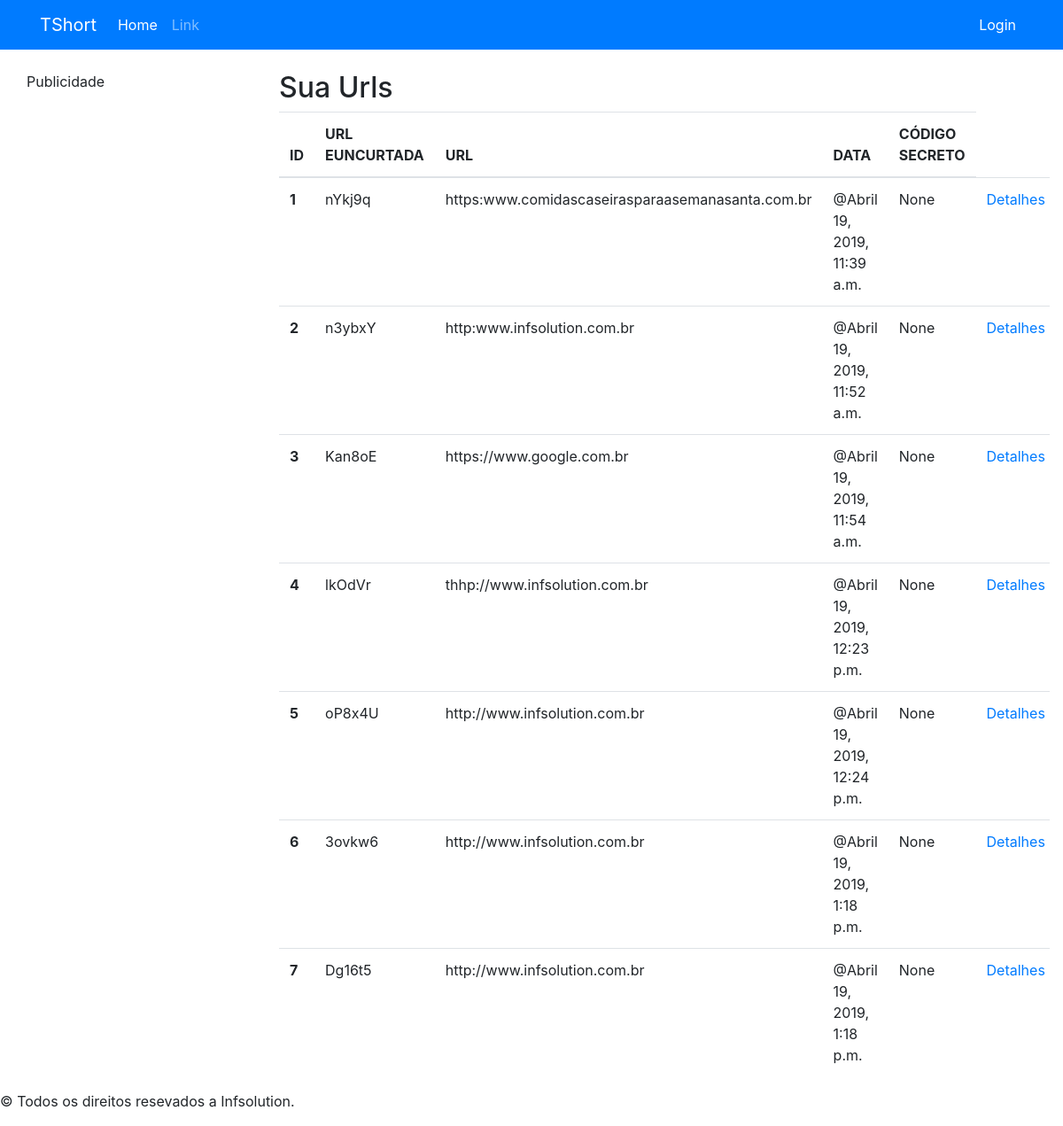
The app's page /report/ (signed in), older data.
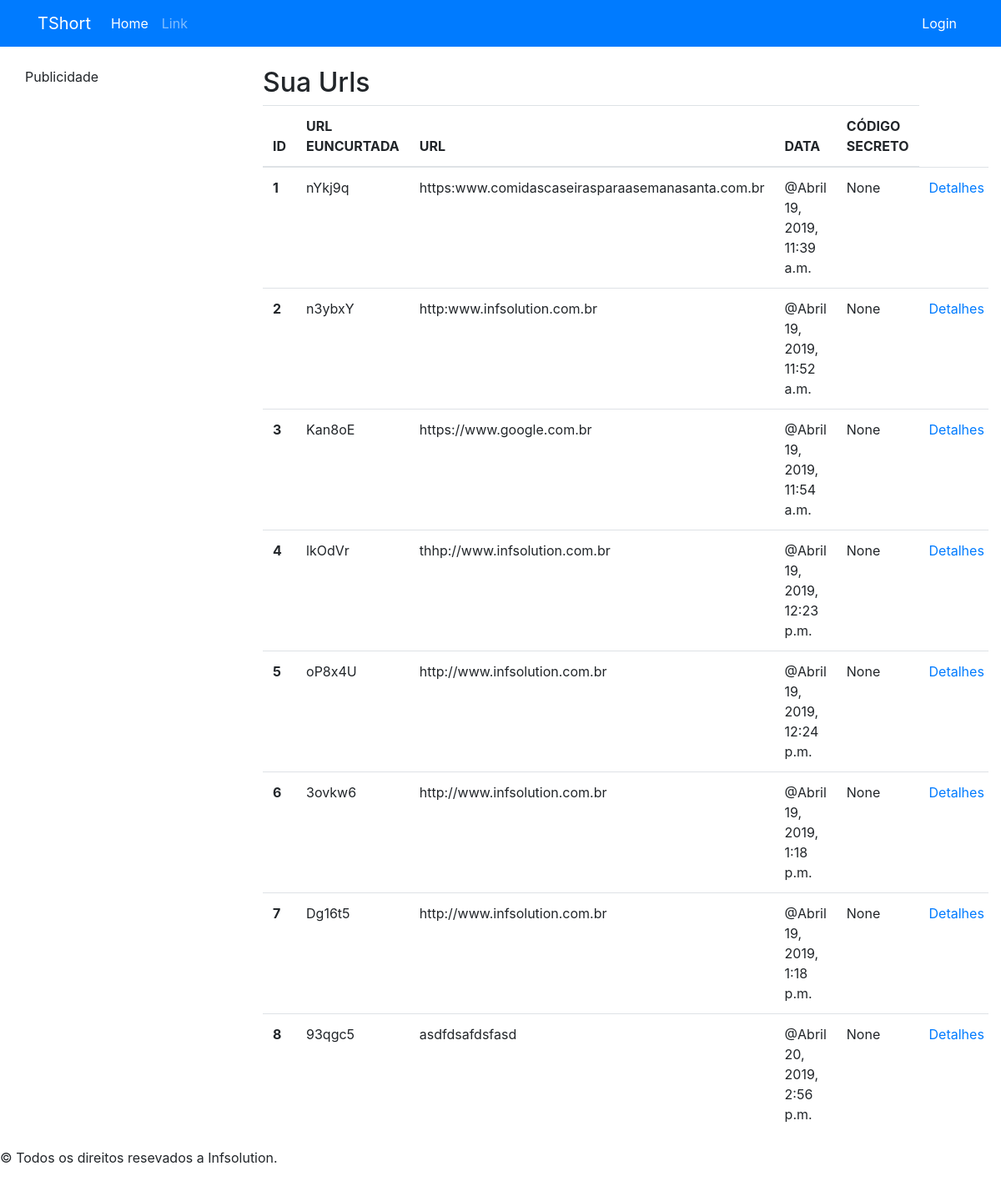
The same page, newer data.
### app/models.py (models this page shows, shortened)
class Shortened(models.Model):
	perfil = models.ForeignKey(Perfil, related_name='shorteneds', on_delete=models.CASCADE, null=True)
	url = models.CharField(max_length=1024)
	url_shortened = models.CharField(max_length=256, null=True, unique=True)
	created_at = models.DateTimeField(auto_now_add=True)
	expiring_date = models.DateTimeField(auto_now_add=False, null=True)
	code = models.CharField(max_length=12, null=True, unique=True)
	private_code = models.CharField(max_length=12, null=True)

### app/views.py (the view)
# urls.py: path('report/', views.shotened_report, name='report'),
@login_required
def shotened_report(request):
	perfil_logado = get_perfil_logado(request)
	shorteneds = Shortened.objects.filter(perfil=perfil_logado)
	return render(request, 'app/report.html',{"shorteneds":shorteneds,"perfil_logado":perfil_logado})

### app/views.py (called while the page is built)
def get_perfil_logado(request):
	try:
		perfil = Perfil.objects.get(user=request.user)
	except Exception as e:
		return None
	return perfil

### app/templates/app/report.html
{% extends 'app/base.html' %}
{% load i18n %}
{% block body %}
<h2>{% trans "Sua Urls" %}</h2>
<table class="table table-hover table-responsive">
	<thead>
		<tr>
			<th scope="col">{% trans "ID"%}</th>
			<th scope="col">{% trans "URL EUNCURTADA"%}</th>
			<th scope="col">{% trans "URL"%}</th>
			<th scope="col">{% trans "DATA"%}</th>
			<th scope="col">{% trans "CÓDIGO SECRETO"%}</th>
		</tr>
	</thead>
	<tbody>
		{% if shorteneds %}
			{% for shortened in  shorteneds%}
			<tr>
			<th scope="row">{{shortened.id}}</th>
			<td>{{ shortened.url_shortened }}</td>
			<td>{{shortened.url}}</td>
			<td>@{{shortened.created_at}}</td>
			<td>{{shortened.private_code}}</td>
			<td><a href="#">Detalhes</a></td>
			</tr>
			{% endfor %}
		{% endif %}
</tbody>
</table>
{% endblock %}

Row changes from the older to the newer data that the page shows:
added Shortened: id "8", url_shortened "93qgc5", url "asdfdsafdsfasd", created_at "Abril 20, 2019, 2:56 p.m.", private_code "None"
